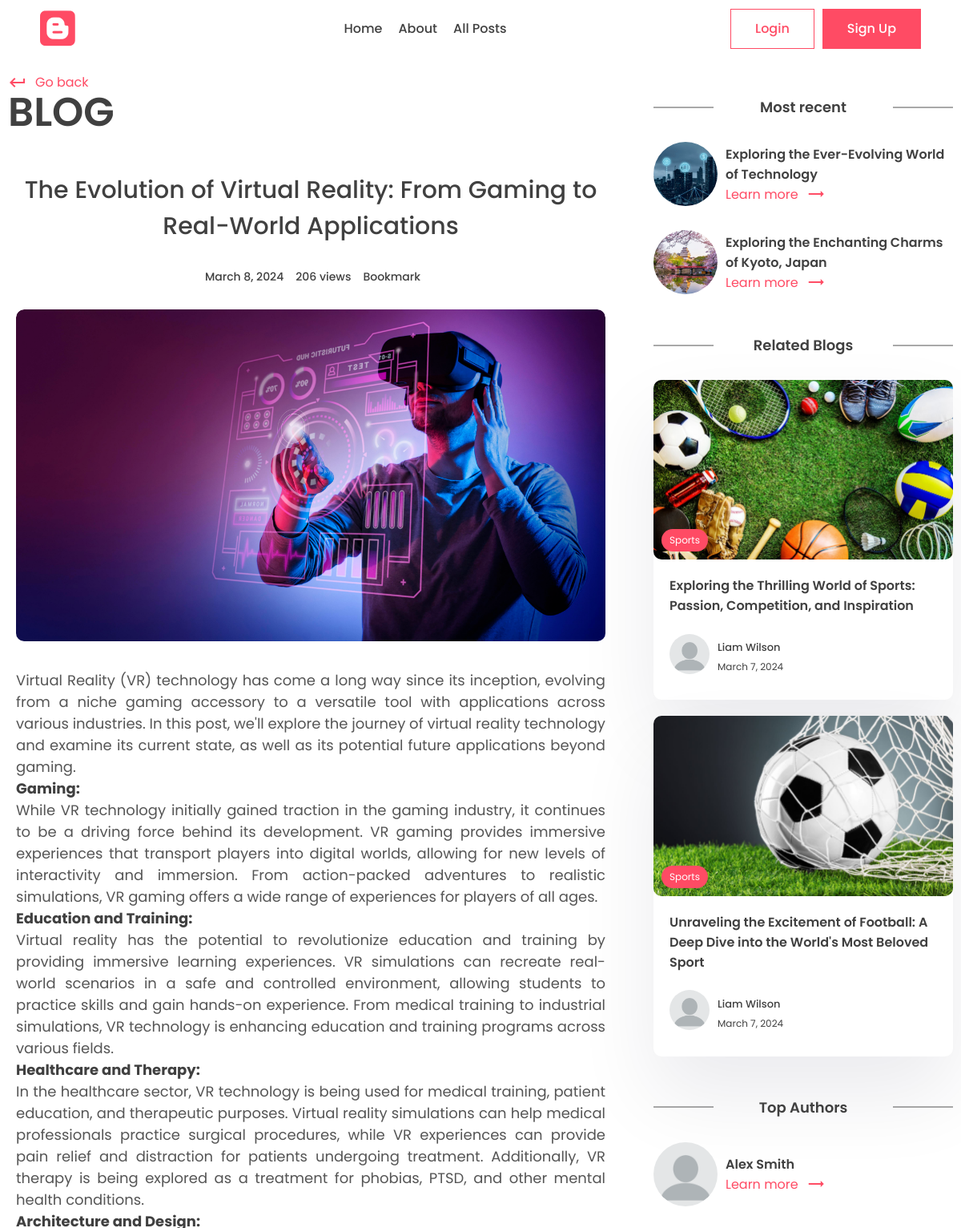
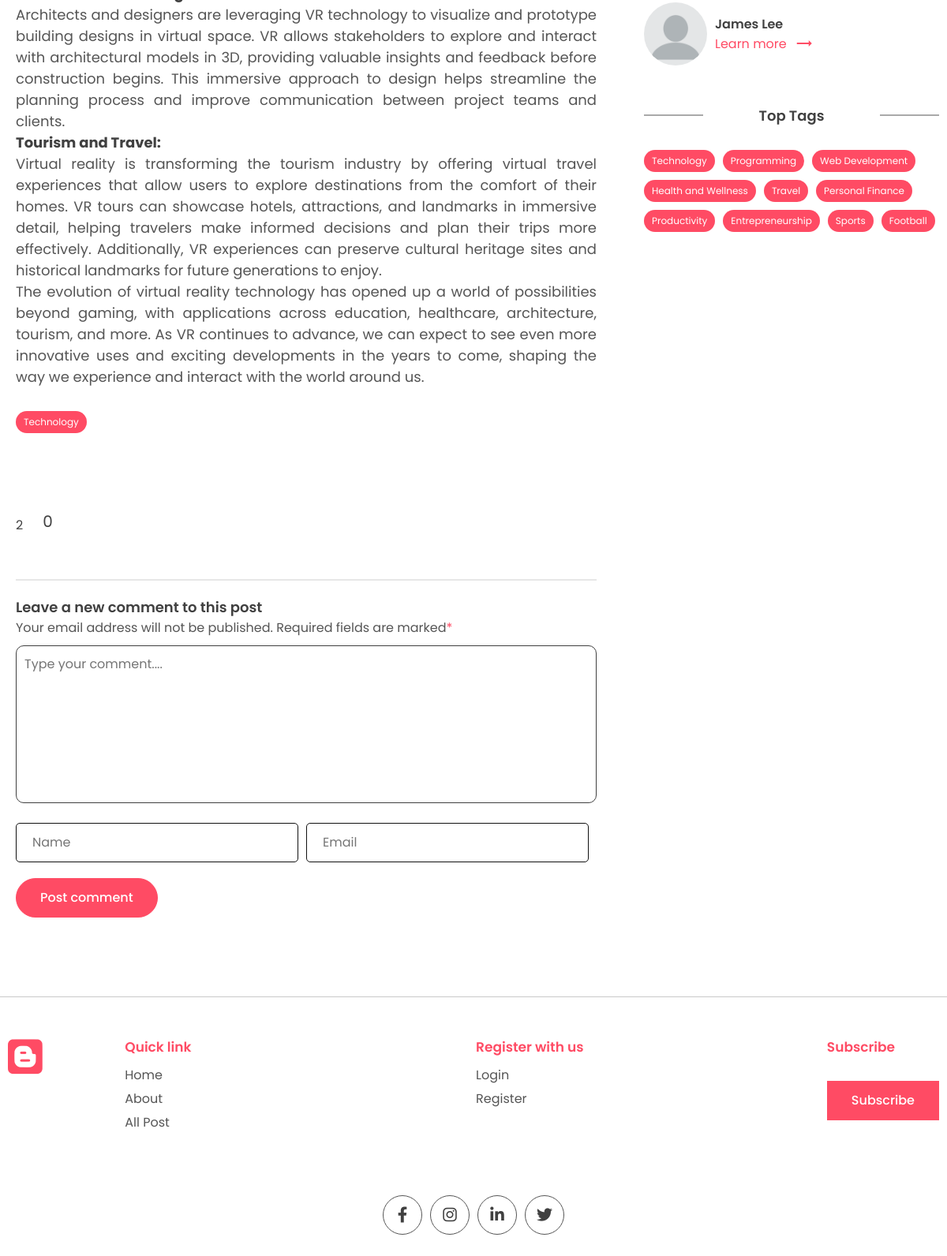
/post/the-evolution-of-virtual-reality-from-gaming-to-real-world-applications, run on the app's committed database (2 pictures, top to bottom).
### posts/models.py (models this page shows, shortened)
class Post(models.Model):
    title = models.CharField(max_length=200)
    content = models.TextField()
    last_updated = models.DateTimeField(auto_now=True)
    slug = models.SlugField(max_length=200, unique=True)
    image = models.ImageField(null=True, blank=True, upload_to="images/")
    tags = models.ManyToManyField(Tag, blank=True, related_name='post')
    view_count = models.IntegerField(null=True, blank=True)
    is_featured = models.BooleanField(default=False)
    author = models.ForeignKey(User, on_delete=models.CASCADE, null=True, blank=True)
    bookmarks = models.ManyToManyField(User, related_name="bookmarks", default=None, blank=True)
    likes = models.ManyToManyField(User, related_name="likes", default=None, blank=True)
    def number_of_likes(self):
        return self.likes.count()

class Tag(models.Model):
    name = models.CharField(max_length=100)
    description = models.CharField(max_length=100)
    slug = models.SlugField(max_length=200, unique=True)

### accounts/models.py (models this page shows, shortened)
class Profile(models.Model):
    user = models.OneToOneField(User, on_delete=models.CASCADE)
    profile_image = models.ImageField(null=True, blank=True, upload_to="images/")
    slug = models.SlugField(max_length=200, unique=True)
    bio = models.CharField(null=True, blank=True, max_length=200)
    def full_name(self):
        return f'{self.user.first_name} {self.user.last_name}'

### posts/views.py (the view, shortened to what this page needs)
# urls.py: path('post/<slug:slug>', views.post_page, name='post_page'),
def post_page(request, slug):
    post = Post.objects.get(slug = slug)
    comments = Comments.objects.filter(post=post, parent=None)
    form = CommentForm()
    comment_count = comments.count()
    bookmarked = False
    if post.bookmarks.filter(id = request.user.id).exists():
        bookmarked = True
    is_bookmarked = bookmarked
    liked = False
    if post.likes.filter(id = request.user.id).exists():
        liked = True
    number_of_likes = post.number_of_likes()
    is_liked = liked
    if post.view_count is None:
        post.view_count = 1
    else:
        post.view_count = post.view_count + 1
    post.save()
    recent_posts = Post.objects.exclude(id=post.id).order_by('-last_updated')[0:2]
    top_authors = User.objects.annotate(number = Count('post')).order_by('-number')[0:2]
    tags = Tag.objects.all()
    related_posts = Post.objects.exclude(id=post.id).filter(author=post.author)[0:2]
    context = {
        'post':post,
        'form':form,
        'comments':comments,
        'is_bookmarked':is_bookmarked,
        'is_liked':is_liked,
        'number_of_likes':number_of_likes,
        'recent_posts':recent_posts,
        'top_authors':top_authors,
        'tags':tags,
        'related_posts':related_posts,
        'comment_count':comment_count,
    }
    return render(request, 'posts/post.html', context)

### posts/forms.py
class CommentForm(forms.ModelForm):
    class Meta:
        model = Comments
        fields = ['content', 'email', 'name']
    def __init__(self, *args, **kwargs):
        super().__init__(*args, **kwargs)
        self.fields['content'].widget.attrs['placeholder'] = 'Type your comment....'
        self.fields['email'].widget.attrs['placeholder'] = 'Email'
        self.fields['name'].widget.attrs['placeholder'] = 'Name'
        self.fields['email'].widget.attrs['class'] = 'user-input'
        self.fields['name'].widget.attrs['class'] = 'user-input'

### posts/templates/posts/post.html (shortened to what this page needs)
{% extends "base.html" %}
{% load static %}
{% block content %}
  <main>
    <div class="container">
      <div class="layout">
        <div class="left">
          <div class="page-top">
            <div class="top flex">
              <div class="page-name">
                <a href="#" class="learn" onclick="window.history.back()">
                  <span class="material-icons"> keyboard_return </span> Go back
                </a>
                <h1>Blog</h1>
              </div>
            </div>
          </div>
          <center>
            <div class="typo">
              <h1 class="title blog-title">
                {{post.title}}
              </h1>
              <div class="timeline">
                <div class="track">
                  <p class="time">{{post.last_updated|date}}</p>
                </div>
                <div class="track">
                  <p class="view-count">{{post.view_count}} view{{post.view_count|pluralize}}</p>
                </div>
                <div class="track">
                  {% if user.is_authenticated %}
                  <form action="{% url "bookmark_post" post.slug %}" method="POST">
                    {% csrf_token %}
                    <input type="hidden" name="post_id" value="{{post.id}}">
                    {% if is_bookmarked %}
                      <button type="submit" class="btn btn-info">
                        <i class="fa-solid fa-bookmark"></i>
                        <p class="bookmark">Remove Bookmark</p>
                      </button>
                    {% else %}
                      <button type="submit" class="btn btn-info">
                        <i class="uil uil-bookmark-full"></i>
                        <p class="bookmark">Bookmark</p>
                      </button>
                    {% endif %}
                  </form>
                  {% else %}
                  <a class="track" href="{% url "login" %}">
                    <p class="bookmark">Bookmark</p>
                  </a>
                  {% endif %}
                </div>
              </div>
            </div>
          </center>
          <section class="mt">
            <div class="container">
              <div class="blog-post">
                <div class="post-img blog-img">
                  <img src="{{post.image.url}}" alt="" />
                </div>
                <div class="blog-post-content">
                  <p>
                    {{post.content | safe}}
                  </p>
                  <div class="blog-tags">
                    {% for tag in post.tags.all %}
                      <a href="{% url "tag_page" tag.slug %}" class="tag">{{tag.name}}</a>
                    {% endfor %}
                  </div>
                  <div class="social-share">
                    <div class="reactions">
                      <div class="likes">
                        {% if user.is_authenticated %}
                        <form action="{% url "like_post" post.slug %}" method="POST" >
                          {% csrf_token %}
                          <input type="hidden" name="post_id" value="{{post.id}}">
                          {% if is_liked %}
                            <button type="submit">
                              <i class="fa-solid fa-heart"></i>
                              <span>{{number_of_likes}}</span>
                            </button>
                          {% else %}
                            <button type="submit">
                              <i class="uil uil-heart"></i>
                              <span>{{number_of_likes}}</span>
                            </button>
                          {% endif %}
                        </form>
                        {% else %}
                        <a class="likes" href="{% url "login" %}">
                          <span>{{number_of_likes}}</span>
                        </a>
                        {% endif %}
                      </div>
                      <div class="total-comments">
                        <span>{{ comment_count }}</span>
                      </div>
                    </div>
                  </div>
                </div>
              </div>
              <div class="comment-box">
                <h3>Leave a new comment to this post</h3>
                <p>
                  Your email address will not be published. Required fields are
                  marked<span>*</span>
                </p>
                <form method="POST">
                  {{form.content}}
                  <div class="grid-3">
                    {{form.name}}
                    {{form.email}}
                  </div>
                  <button class="btn btn-primary rounded">Post comment</button>
                </form>
              </div>
            </div>
          </section>
        </div>
        <div class="right">
          <div class="block">
            <h2 class="title2">Most recent</h2>
            {% for post in recent_posts %}
            <div class="recent-post">
              <div class="rounded-img">
                <img src="{{post.image.url}}" alt="" />
              </div>
              <div class="recent-content">
                <h3>
                  {{post.title}}
                </h3>
                <a class="learn" href="{% url "post_page" post.slug %}">
                  Learn more <span class="material-icons"> trending_flat </span>
                </a>
              </div>
            </div>
            {% endfor %}
          </div>
          <div class="block r-blog">
            <h2 class="title2">Related Blogs</h2>
            {% for post in related_posts %}
            <a href="{% url "post_page" post.slug %}">
              <div class="card">
                <div class="post-img">
                  <img src="{{post.image.url}}" alt="" />
                  <div class="tag">{{post.tags.all.0.name}}</div>
                </div>
                <div class="card-content">
                  <h3>
                    {{post.title}}
                  </h3>
                  <div class="author">
                    <div class="profile-pic">
                      {% if post.author.profile.profile_image %}
                      <img src="{{post.author.profile.profile_image.url}}" alt="" />
                      {% else %}
                      <img src="{% static "images/blank-profile.webp" %}" alt="blank Image">
                      {% endif %}
                    </div>
                    <div class="details">
                      <p>{{post.author.profile.full_name}}</p>
                      <small>{{post.last_updated|date}}</small>
                    </div>
                  </div>
                </div>
              </div>
            </a>
            {% endfor %}
          </div>
          <div class="block">
            <h2 class="title2">Top Authors</h2>
            {% for author in top_authors %}
              <div class="recent-post other-author">
                <div class="rounded-img">
                  {% if author.profile.profile_image %}
                  <img src="{{author.profile.profile_image.url}}" alt="" />
                  {% else %}
                  <img src="{% static "images/blank-profile.webp" %}" alt="blank Image">
                  {% endif %}
                </div>
                <div class="recent-content">
                  <h3>
                    {{author.profile.full_name}}
                  </h3>
                  <a class="learn" href="{% url "author_page" author.profile.slug %}"
                    >Learn more
                    <span class="material-icons"> trending_flat </span></a
                  >
                </div>
              </div>
            {% endfor %}
          </div>
          <div class="block">
            <h2 class="title2">Top Tags</h2>
            <div class="blog-tags">
              {% for tag in tags %}
              <a class="tag" href="{% url "tag_page" tag.slug %}">{{tag.name}}</a>
              {% endfor %}
            </div>
          </div>
        </div>
      </div>
    </div>
  </main>
{% endblock content %}

### data on the page
Post: title "The Evolution of Virtual Reality: From Gaming to Real-World Applications", last_updated "March 8, 2024", view_count "206", image (picture), content "Virtual Reality (VR) technology has come a long way since its inception, evolving from a niche gaming accessory to a versatile tool with applications across various industries. In this post, we'll explore the journey of virtual reality technology and examine its current state, as well as its potential future applications beyond gaming. Gaming: While VR technology initially gained traction in the gaming industry, it continues to be a driving force behind its development. VR gaming provides immersive experiences that transport players into digital worlds, allowing for new levels of interactivity and immersion. From action-packed adventures to realistic simulations, VR gaming offers a wide…"
Tag: name "Technology"
Post: image (picture), title "Exploring the Ever-Evolving World of Technology"
Post: image (picture), title "Exploring the Enchanting Charms of Kyoto, Japan"
Post: image (picture), tags.all.0.name "Sports", title "Exploring the Thrilling World of Sports: Passion, Competition, and Inspiration", author.profile.full_name "Liam Wilson", last_updated "March 7, 2024"
Post: image (picture), tags.all.0.name "Sports", title "Unraveling the Excitement of Football: A Deep Dive into the World's Most Beloved Sport", author.profile.full_name "Liam Wilson", last_updated "March 7, 2024"
Tag: name "Programming"
Tag: name "Web Development"
Tag: name "Health and Wellness"
Tag: name "Travel"
Tag: name "Personal Finance"
Tag: name "Productivity"
Tag: name "Entrepreneurship"
Tag: name "Sports"
Tag: name "Football"

### other printed values
{{ number_of_likes }} "2"
{{ comment_count }} "0"
{{ author.profile.full_name }} "Alex Smith"
{{ author.profile.full_name }} "James Lee"
